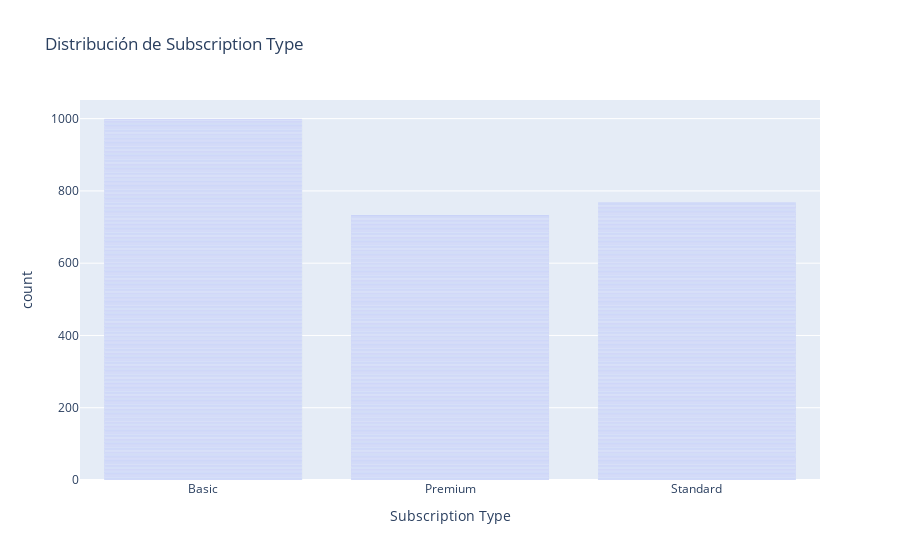

Notebook cell for this chart:
### Markdown cell above
### Tipos de suscripciones

### Code cell
fig = px.bar(df, x='Subscription Type', title='Distribución de Subscription Type')
fig.show()

### Figure 1 — Plotly figure (JSON) as saved in the notebook; plotly's stock layout.template omitted (floating-point values rounded to 4 significant figures; data arrays with more than 128 entries replaced by an {"elided": "..."} marker saying what was removed)
{"data": [{"alignmentgroup": "True", "hovertemplate": "Subscription Type=%{x}<br>count=%{y}<extra></extra>", "legendgroup": "", "marker": {"color": "#636efa", "pattern": {"shape": ""}}, "name": "", "offsetgroup": "", "orientation": "v", "showlegend": false, "textposition": "auto", "type": "bar", "x": {"elided": "2500 str values"}, "xaxis": "x", "y": {"elided": "2500 int values"}, "yaxis": "y"}], "layout": {"barmode": "relative", "legend": {"tracegroupgap": 0}, "title": {"text": "Distribución de Subscription Type"}, "xaxis": {"anchor": "y", "domain": [0, 1], "title": {"text": "Subscription Type"}}, "yaxis": {"anchor": "x", "domain": [0, 1], "title": {"text": "count"}}}}
